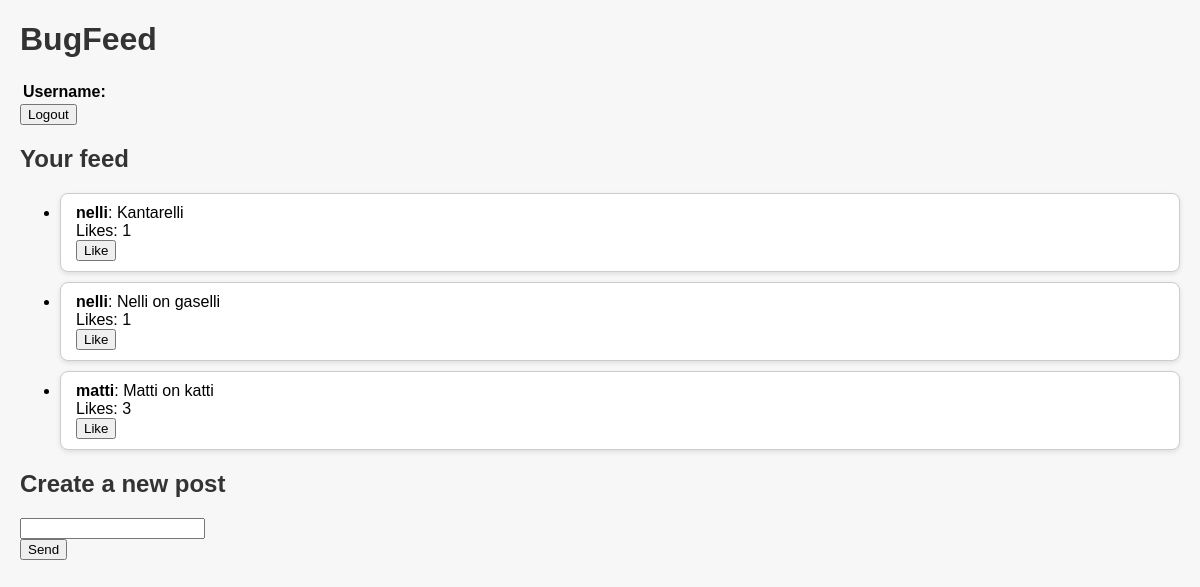
The app's page /, older data.
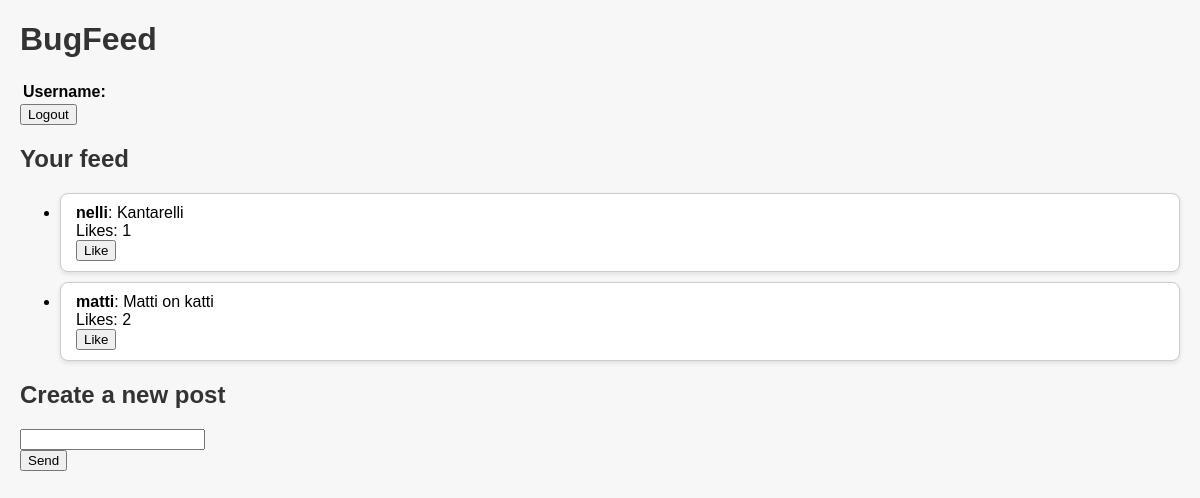
The same page, newer data.
### bugfeed/models.py (models this page shows, shortened)
class FeedItem(models.Model):
    owner = models.ForeignKey(User, on_delete=models.CASCADE)
    content = models.TextField()
    pub_date = models.DateTimeField('date published', auto_now_add=True)
    likes = models.ManyToManyField(User, related_name='liked_posts', blank=True)

### bugfeed/views.py (the view)
# urls.py: path('', homePageView, name='index'),
def homePageView(request):
	posts = FeedItem.objects.all().order_by('-pub_date')
	context = {"posts": posts}
	return render(request, 'pages/index.html', context)

### bugfeed/templates/pages/index.html (shortened to what this page needs)
<!DOCTYPE html>
{% load static %}
<html xmlns="http://www.w3.org/1999/xhtml">
<head>
    <link rel="stylesheet" href="{% static 'css/style.css' %}">
</head>
<body>
    <h1>BugFeed</h1>
    <table>
        <tr>
            <th style="text-align:left">Username:
            <td>{{user.username}}
    </table>
    <form action="logout/" method="POST">
        <input type="submit" value="Logout" />
    </form>
    <h2>Your feed</h2>
    <ul>
        {% for post in posts %}
        <li class="post">
            <b>{{post.owner.username}}</b>: {{post.content}}<br>
            Likes: {{ post.likes.count }}
            <form action="{% url 'like' post.id %}" method="POST">
                <button type="submit">
                    {% if user in post.likes.all %}
                        Unlike
                    {% else %}
                        Like
                    {% endif %}
                </button>
            </form>
        </li>
        {% endfor %}
    </ul>
    <h2>Create a new post</h2>
    <form action="add/" method="POST">
        <input type="text" name="content" /><br />
        <input type="submit" value="Send" />
    </form>
</body>
</body>
</html>

Row changes from the older to the newer data that the page shows:
removed FeedItem: owner.username "nelli", content "Nelli on gaselli", likes.count "1", shows "Like"
computed for FeedItem "Matti on katti": likes.count "3" → "2"
